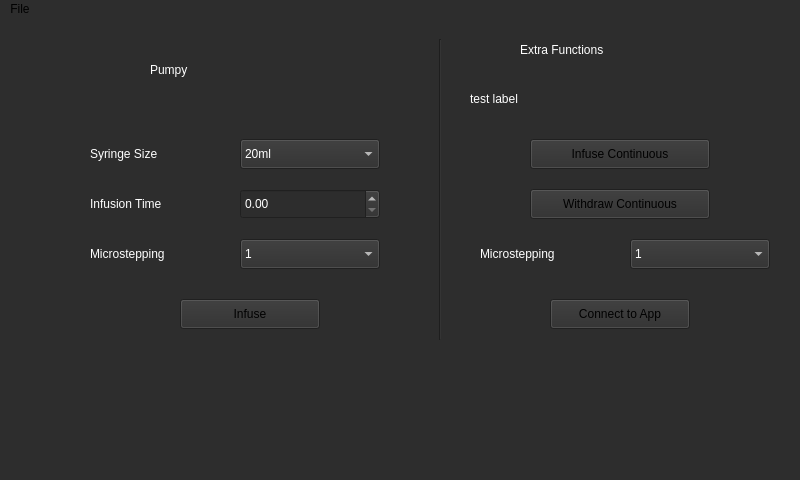
<?xml version="1.0" encoding="UTF-8"?>
<ui version="4.0">
 <class>Pumpy</class>
 <widget class="QMainWindow" name="Pumpy">
  <property name="geometry">
   <rect>
    <x>0</x>
    <y>0</y>
    <width>800</width>
    <height>480</height>
   </rect>
  </property>
  <property name="windowTitle">
   <string>MainWindow</string>
  </property>
  <property name="styleSheet">
   <string notr="true"/>
  </property>
  <widget class="QWidget" name="centralwidget">
   <property name="styleSheet">
    <string notr="true">background-color: rgb(45, 45, 45);</string>
   </property>
   <widget class="QLabel" name="ms_label">
    <property name="geometry">
     <rect>
      <x>90</x>
      <y>220</y>
      <width>140</width>
      <height>30</height>
     </rect>
    </property>
    <property name="styleSheet">
     <string notr="true">color:white;</string>
    </property>
    <property name="text">
     <string>Microstepping</string>
    </property>
   </widget>
   <widget class="QLabel" name="title_label">
    <property name="geometry">
     <rect>
      <x>150</x>
      <y>10</y>
      <width>200</width>
      <height>81</height>
     </rect>
    </property>
    <property name="sizePolicy">
     <sizepolicy hsizetype="MinimumExpanding" vsizetype="Preferred">
      <horstretch>0</horstretch>
      <verstretch>0</verstretch>
     </sizepolicy>
    </property>
    <property name="styleSheet">
     <string notr="true">font: 36pt &quot;Noto Sans&quot;;
color:white;</string>
    </property>
    <property name="text">
     <string>Pumpy</string>
    </property>
   </widget>
   <widget class="QDoubleSpinBox" name="time_choice">
    <property name="geometry">
     <rect>
      <x>240</x>
      <y>170</y>
      <width>140</width>
      <height>30</height>
     </rect>
    </property>
    <property name="styleSheet">
     <string notr="true">color: white;</string>
    </property>
   </widget>
   <widget class="QComboBox" name="ms_choice">
    <property name="geometry">
     <rect>
      <x>240</x>
      <y>220</y>
      <width>140</width>
      <height>30</height>
     </rect>
    </property>
    <property name="styleSheet">
     <string notr="true">color: white;</string>
    </property>
    <item>
     <property name="text">
      <string>1</string>
     </property>
    </item>
    <item>
     <property name="text">
      <string>1/2</string>
     </property>
    </item>
    <item>
     <property name="text">
      <string>1/4</string>
     </property>
    </item>
    <item>
     <property name="text">
      <string>1/8</string>
     </property>
    </item>
    <item>
     <property name="text">
      <string>1/16</string>
     </property>
    </item>
   </widget>
   <widget class="QComboBox" name="size_choice">
    <property name="geometry">
     <rect>
      <x>240</x>
      <y>120</y>
      <width>140</width>
      <height>30</height>
     </rect>
    </property>
    <property name="styleSheet">
     <string notr="true">color: white;</string>
    </property>
    <item>
     <property name="text">
      <string>20ml</string>
     </property>
    </item>
    <item>
     <property name="text">
      <string>60ml</string>
     </property>
    </item>
   </widget>
   <widget class="QLabel" name="size_label">
    <property name="geometry">
     <rect>
      <x>90</x>
      <y>120</y>
      <width>140</width>
      <height>30</height>
     </rect>
    </property>
    <property name="styleSheet">
     <string notr="true">color:white;</string>
    </property>
    <property name="text">
     <string>Syringe Size</string>
    </property>
   </widget>
   <widget class="QPushButton" name="infuse_button">
    <property name="geometry">
     <rect>
      <x>180</x>
      <y>280</y>
      <width>140</width>
      <height>30</height>
     </rect>
    </property>
    <property name="text">
     <string>Infuse</string>
    </property>
   </widget>
   <widget class="QLabel" name="time_label">
    <property name="geometry">
     <rect>
      <x>90</x>
      <y>170</y>
      <width>140</width>
      <height>30</height>
     </rect>
    </property>
    <property name="styleSheet">
     <string notr="true">color:white;</string>
    </property>
    <property name="text">
     <string>Infusion Time</string>
    </property>
   </widget>
   <widget class="QLabel" name="test_label">
    <property name="geometry">
     <rect>
      <x>470</x>
      <y>70</y>
      <width>301</width>
      <height>20</height>
     </rect>
    </property>
    <property name="styleSheet">
     <string notr="true">QLabel {
qproperty-alignment: AlignCenter;
color:white;
}</string>
    </property>
    <property name="text">
     <string>test label</string>
    </property>
   </widget>
   <widget class="Line" name="line">
    <property name="geometry">
     <rect>
      <x>430</x>
      <y>20</y>
      <width>20</width>
      <height>301</height>
     </rect>
    </property>
    <property name="styleSheet">
     <string notr="true">color:white;</string>
    </property>
    <property name="orientation">
     <enum>Qt::Vertical</enum>
    </property>
   </widget>
   <widget class="QLabel" name="testing_label">
    <property name="geometry">
     <rect>
      <x>520</x>
      <y>10</y>
      <width>201</width>
      <height>41</height>
     </rect>
    </property>
    <property name="styleSheet">
     <string notr="true">font: 18pt &quot;Noto Sans&quot;;
color:white;</string>
    </property>
    <property name="text">
     <string>Extra Functions</string>
    </property>
   </widget>
   <widget class="QLabel" name="ms_label_cont">
    <property name="geometry">
     <rect>
      <x>480</x>
      <y>220</y>
      <width>140</width>
      <height>30</height>
     </rect>
    </property>
    <property name="styleSheet">
     <string notr="true">color:white;</string>
    </property>
    <property name="text">
     <string>Microstepping</string>
    </property>
   </widget>
   <widget class="QComboBox" name="ms_choice_cont">
    <property name="geometry">
     <rect>
      <x>630</x>
      <y>220</y>
      <width>140</width>
      <height>30</height>
     </rect>
    </property>
    <property name="styleSheet">
     <string notr="true">color: white;</string>
    </property>
    <item>
     <property name="text">
      <string>1</string>
     </property>
    </item>
    <item>
     <property name="text">
      <string>1/2</string>
     </property>
    </item>
    <item>
     <property name="text">
      <string>1/4</string>
     </property>
    </item>
    <item>
     <property name="text">
      <string>1/8</string>
     </property>
    </item>
    <item>
     <property name="text">
      <string>1/16</string>
     </property>
    </item>
   </widget>
   <widget class="QPushButton" name="connect_bt">
    <property name="geometry">
     <rect>
      <x>550</x>
      <y>280</y>
      <width>140</width>
      <height>30</height>
     </rect>
    </property>
    <property name="text">
     <string>Connect to App</string>
    </property>
   </widget>
   <widget class="QPushButton" name="infuse_cont">
    <property name="geometry">
     <rect>
      <x>530</x>
      <y>120</y>
      <width>180</width>
      <height>30</height>
     </rect>
    </property>
    <property name="text">
     <string>Infuse Continuous</string>
    </property>
   </widget>
   <widget class="QPushButton" name="withdraw_cont">
    <property name="geometry">
     <rect>
      <x>530</x>
      <y>170</y>
      <width>180</width>
      <height>30</height>
     </rect>
    </property>
    <property name="styleSheet">
     <string notr="true"/>
    </property>
    <property name="text">
     <string>Withdraw Continuous</string>
    </property>
   </widget>
  </widget>
  <widget class="QMenuBar" name="menubar">
   <property name="geometry">
    <rect>
     <x>0</x>
     <y>0</y>
     <width>800</width>
     <height>30</height>
    </rect>
   </property>
   <property name="styleSheet">
    <string notr="true">background-color:rgb(45,45,45);</string>
   </property>
   <widget class="QMenu" name="menuFile">
    <property name="styleSheet">
     <string notr="true">color:white;
background-color:rgb(45,45,45);</string>
    </property>
    <property name="title">
     <string>File</string>
    </property>
    <addaction name="prev_operations"/>
    <addaction name="exit"/>
   </widget>
   <addaction name="menuFile"/>
  </widget>
  <action name="prev_operations">
   <property name="text">
    <string>Previous Operations</string>
   </property>
  </action>
  <action name="exit">
   <property name="text">
    <string>Exit</string>
   </property>
  </action>
 </widget>
 <resources/>
 <connections/>
</ui>
